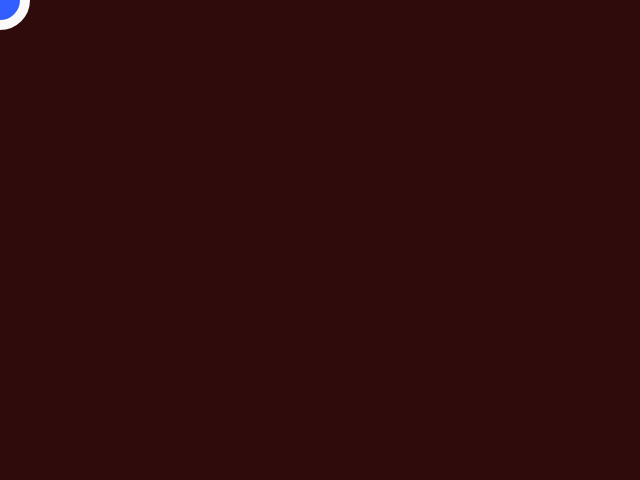
Frame 1 (no input)
Frame 60 (no input): identical to frame 1, image omitted
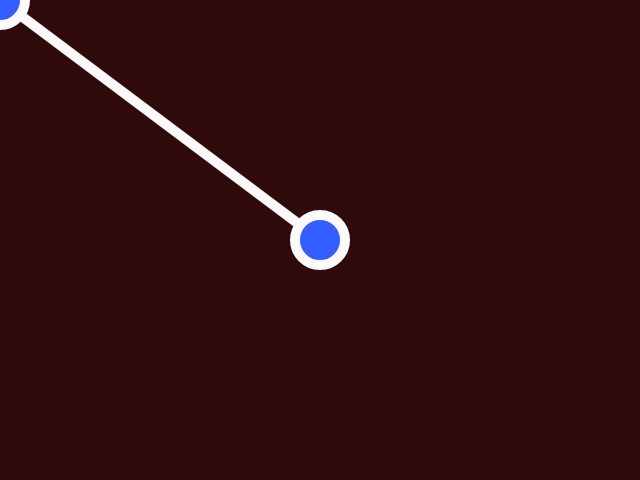
Frame 120 (the mouse pressed at the canvas centre since frame 60)

The p5.js sketch that drew these frames (run headless with seeded random() and noise() and a simulated clock; from frame 60 on, the mouse is pressed at the canvas centre):

// p5.js sketch
// ── sketch.js

var mouseUpX = 0;
var mouseUpY = 0;

var ellipseSize = 50;

function setup() {
	createCanvas(640, 480);
	fill(50, 94, 255);
	stroke(250, 250, 250);
	strokeWeight(10);
}

function draw() {
	background(47, 12, 11);

	if (!mouseIsPressed) {
		// if the mouse button is up, we need to
		// store the location
		mouseUpX = mouseX;
		mouseUpY = mouseY;
	} else {
		// if it is down, we need to draw an ellipse
		// at the stored location
		line(mouseUpX, mouseUpY, mouseX, mouseY);
		ellipse(mouseUpX, mouseUpY, ellipseSize, ellipseSize);
	}

	ellipse(mouseX, mouseY, ellipseSize, ellipseSize);
}
